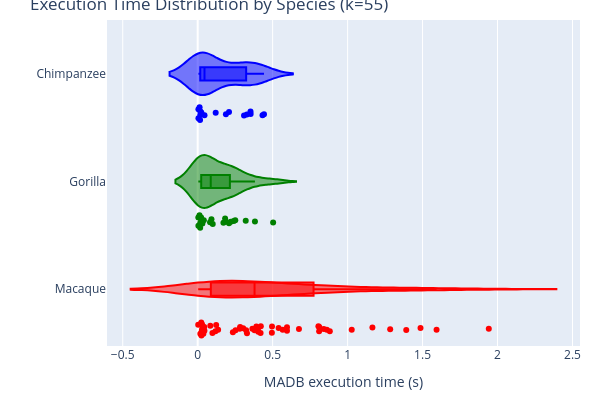

Notebook code cell kept with this figure:
### Code cell
# Filter to rows with valid MADB time
df_violin = df[df["madb_time"].notnull()].copy()

# Create violin plot
fig = px.violin(
    df_violin,
    y="species",
    x="madb_time",
    color="species",
    orientation="h",
    color_discrete_map=species_colors,
    box=True,  # include mini-boxplot inside
    points="all",  # show individual points
)

# Customize layout
fig.update_traces(showlegend=False)

fig.update_layout(
    width=600,
    height=400,
    margin=dict(l=40, r=20, t=20, b=40),
    xaxis_title="MADB execution time (s)",
    yaxis_title="",
    title=f"Execution Time Distribution by Species (k={kmer})"
)

fig.show()

### Figure 1 — Plotly figure (JSON) as saved in the notebook; plotly's stock layout.template omitted (floating-point values rounded to 4 significant figures)
{"data": [{"alignmentgroup": "True", "box": {"visible": true}, "hovertemplate": "species=%{y}<br>madb_time=%{x}<extra></extra>", "legendgroup": "Chimpanzee", "marker": {"color": "blue"}, "name": "Chimpanzee", "offsetgroup": "Chimpanzee", "orientation": "h", "points": "all", "scalegroup": "True", "showlegend": false, "type": "violin", "x": [0.004931, 0.1882, 0.02428, 0.02456, 0.2089, 0.01718, 0.3532, 0.04533, 0.01706, 0.01262, 0.004957, 0.12, 0.309, 0.4423, 0.328, 0.4324, 0.3523, 0.01588, 0.02399], "x0": " ", "xaxis": "x", "y": ["Chimpanzee", "Chimpanzee", "Chimpanzee", "Chimpanzee", "Chimpanzee", "Chimpanzee", "Chimpanzee", "Chimpanzee", "Chimpanzee", "Chimpanzee", "Chimpanzee", "Chimpanzee", "Chimpanzee", "Chimpanzee", "Chimpanzee", "Chimpanzee", "Chimpanzee", "Chimpanzee", "Chimpanzee"], "y0": " ", "yaxis": "y"}, {"alignmentgroup": "True", "box": {"visible": true}, "hovertemplate": "species=%{y}<br>madb_time=%{x}<extra></extra>", "legendgroup": "Gorilla", "marker": {"color": "green"}, "name": "Gorilla", "offsetgroup": "Gorilla", "orientation": "h", "points": "all", "scalegroup": "True", "showlegend": false, "type": "violin", "x": [0.004728, 0.1717, 0.02291, 0.02596, 0.2399, 0.01678, 0.2089, 0.04102, 0.3818, 0.1828, 0.02602, 0.01195, 0.2507, 0.004221, 0.03143, 0.3204, 0.1002, 0.01654, 0.1886, 0.02384, 0.2207, 0.08235, 0.5032, 0.09174], "x0": " ", "xaxis": "x", "y": ["Gorilla", "Gorilla", "Gorilla", "Gorilla", "Gorilla", "Gorilla", "Gorilla", "Gorilla", "Gorilla", "Gorilla", "Gorilla", "Gorilla", "Gorilla", "Gorilla", "Gorilla", "Gorilla", "Gorilla", "Gorilla", "Gorilla", "Gorilla", "Gorilla", "Gorilla", "Gorilla", "Gorilla"], "y0": " ", "yaxis": "y"}, {"alignmentgroup": "True", "box": {"visible": true}, "hovertemplate": "species=%{y}<br>madb_time=%{x}<extra></extra>", "legendgroup": "Macaque", "marker": {"color": "red"}, "name": "Macaque", "offsetgroup": "Macaque", "orientation": "h", "points": "all", "scalegroup": "True", "showlegend": false, "type": "violin", "x": [0.02908, 0.8411, 0.09817, 0.02477, 1.165, 0.02983, 0.4959, 0.5397, 0.1363, 0.3229, 0.2829, 0.0239, 0.6755, 0.03474, 0.8053, 0.04498, 0.03431, 0.8812, 0.5956, 1.942, 0.01761, 0.5956, 0.3648, 0.3034, 0.003438, 0.4211, 1.027, 0.04363, 0.3793, 0.5669, 0.4041, 0.1185, 0.4011, 0.3916, 1.593, 0.4196, 1.391, 0.3288, 0.1232, 0.8109, 0.4949, 0.8615, 0.02759, 0.08419, 1.284, 0.03783, 0.2526, 0.2348, 0.2807, 0.8101, 1.486], "x0": " ", "xaxis": "x", "y": ["Macaque", "Macaque", "Macaque", "Macaque", "Macaque", "Macaque", "Macaque", "Macaque", "Macaque", "Macaque", "Macaque", "Macaque", "Macaque", "Macaque", "Macaque", "Macaque", "Macaque", "Macaque", "Macaque", "Macaque", "Macaque", "Macaque", "Macaque", "Macaque", "Macaque", "Macaque", "Macaque", "Macaque", "Macaque", "Macaque", "Macaque", "Macaque", "Macaque", "Macaque", "Macaque", "Macaque", "Macaque", "Macaque", "Macaque", "Macaque", "Macaque", "Macaque", "Macaque", "Macaque", "Macaque", "Macaque", "Macaque", "Macaque", "Macaque", "Macaque", "Macaque"], "y0": " ", "yaxis": "y"}], "layout": {"height": 400, "legend": {"title": {"text": "species"}, "tracegroupgap": 0}, "margin": {"b": 40, "l": 40, "r": 20, "t": 20}, "title": {"text": "Execution Time Distribution by Species (k=55)"}, "violinmode": "overlay", "width": 600, "xaxis": {"anchor": "y", "domain": [0, 1], "title": {"text": "MADB execution time (s)"}}, "yaxis": {"anchor": "x", "categoryarray": ["Macaque", "Gorilla", "Chimpanzee"], "categoryorder": "array", "domain": [0, 1], "title": {"text": ""}}}}
